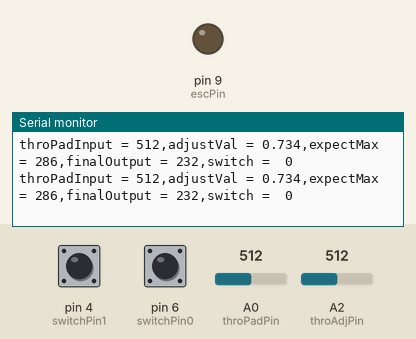
Simulated run of this sketch. Board: Arduino Nano, built with avr-gcc and run on an emulated ATmega328P. Shown: output pins drawn as LEDs (lit = HIGH), the last lines printed to the serial monitor. The test bench sets the inputs (shaded band); at power-on: A0 (throPadPin) = 512, pin 4 (switchPin1) HIGH, pin 6 (switchPin0) HIGH, A2 (throAdjPin) = 512.

Above: at 1.2 s.
1.3 s: A0 (throPadPin) set to 108
At 1.51 s:
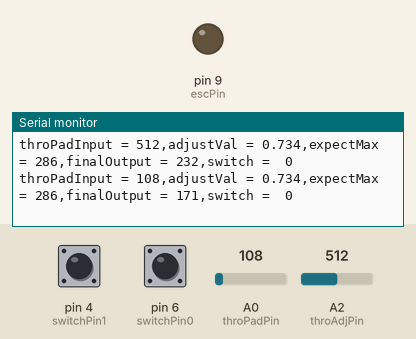
4.3 s: A0 (throPadPin) set to 94
At 4.31 s:
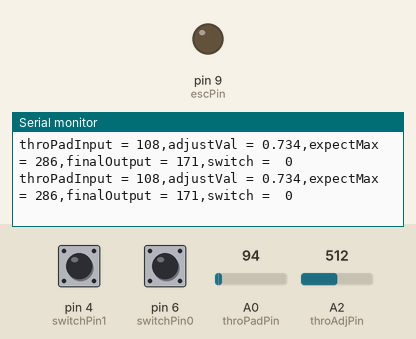
7.3 s: pin 4 (switchPin1) pulled LOW for 1 s
At 7.51 s:
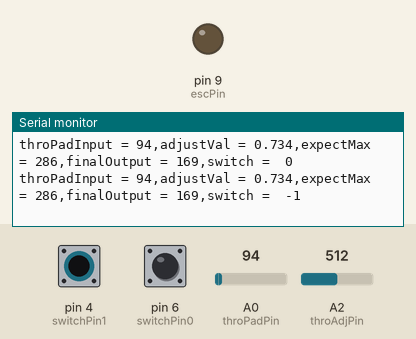
11.3 s: pin 4 (switchPin1) pulled LOW for 1 s
15.3 s: pin 4 (switchPin1) driven LOW
At 15.56 s:
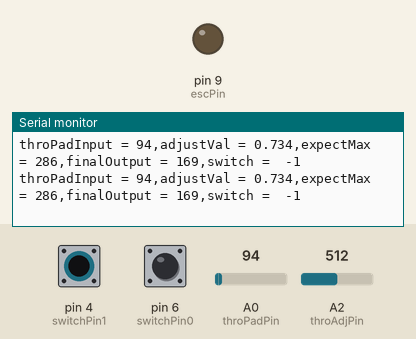
18.3 s: pin 4 (switchPin1) driven HIGH
Timing chart, 0 to 21.3 s (numbered marks = the images above; inputs shaded):
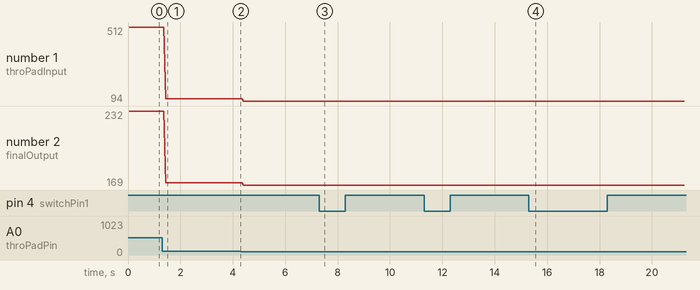

Measured:
- after the input at 1.3 s, the serial monitor: prints a new line after 0.15 s (image 1)
- after the input at 7.3 s, the serial monitor: prints a new line after 0.14 s (image 3)
- after the input at 15.3 s, the serial monitor: prints a new line after 0.11 s (image 4)
- plotted number 1: 512 → 108 after the input at 1.3 s, 108 → 94 after the input at 4.3 s
- plotted number 2: 232 → 171 after the input at 1.3 s, 171 → 169 after the input at 4.3 s

The sketch:

toymotor.ino
```cpp
 //不带遥控功能的儿童电动童车改线性油门
//使用Arduino模拟端口接收霍尔油门踏板信号
//再由数字端口输出PWM信号控制有刷电调驱动双路直流电机
//ardunio nano,火凤凰480A,3S锂电池

int escPin = 9; //舵机接口
int throPadPin = A0;//踏板电位器模拟输入口
int throAdjPin = A2;//油门调整旋钮电位器输入口
int switchPin0 = 6; //前后开关
int switchPin1 = 4;//前后开关

int pulsewidth;//定义脉宽变量

int finalOutput;//计算后最终输出值
int myangle;

int throPadInput;//踏板最终输出
int throAdjInput;//油门调整输入

int throPadMin = 183;//踏板最小
int throPadMax = 863;//踏板最大

int expectMax = 390;//最大油门时踏板电位器值
int expectMaxtemp = 390;//最大油门时踏板电位器值
float expectMaxFloat;;//最大油门时踏板电位器值float

int forwardOutVal = 2480;
int reverseOutVal = 500;

int offsetMin;//期望输入大小偏移
int offsetMax;//实际输入大小偏移
float offset;
float adjustVal;//电位器调整量

int status = 0;//-1后退 0空 1前进


/**************/
int throAdjMax = 1023;
int throAdjmin = 0;
float throLimit = 0;//经过偏移后的百分比值乘以expectMax=390不能小于throPadMin=183
float throAdjOffset;
int throFinalOffset;//经过加上throLimit偏移的计算值
/**************/

//servopulse函数部分(此函数意思:也就是說每次都是0.5ms高電平 1.98ms低電平 然後再0.52ms低電平 17ms延時也是低電平)
void servopulse(int escPin, int finalVal, int outVal) {
  myangle = map(finalVal, throPadMin, throPadMax, 1490, outVal);//370
  digitalWrite(escPin, HIGH); //将舵机接口电平至高
  delayMicroseconds(myangle);//延时脉宽值的微秒数
  digitalWrite(escPin, LOW); //将舵机接口电平至低
}


//开关状态
void getSwitchStat() {
  int val0 = digitalRead(switchPin0);
  int finalVal = digitalRead(switchPin1);
  if (val0 != 0 && finalVal == 0) {
    //Serial.println("REVERSE");
    status = -1;
  }
  if (val0 == 0 && finalVal != 0) {
    //Serial.println("FORWARD");
    status = 1;
  }
  if (val0 == 1 && finalVal == 1) {
    status = 0;
    //Serial.println("NEUTRAL");
  }
}


//servopulse函数部分到此结束
void setup()
{
  pinMode(switchPin0, INPUT_PULLUP);
  pinMode(switchPin1, INPUT_PULLUP);
  pinMode(escPin, OUTPUT); //设定舵机接口为输出接口
  Serial.begin(9600);
  Serial.println("hello world,qq:416800698" ) ;

  throAdjInput = analogRead(throAdjPin);//读取油门调整电位器信号 只在启动一刻处理
  setupAdjOffset(throAdjInput);
  adjustVal = (float)throFinalOffset/1023;//百分化
  expectMaxFloat = (int)(expectMax*(float)adjustVal);
  expectMax = round(expectMaxFloat);//<--------------------------此处若放在循环中会反复计算
  offsetMin = expectMax - throPadMin;
  offsetMax = throPadMax - throPadMin;
  offset = (float)offsetMin / offsetMax;
}


/*******************/


void setupAdjOffset(int throAdjInput){
  throLimit = ((float)throPadMin/expectMax)*throAdjMax;
  throAdjOffset = (throAdjMax-throLimit)/throAdjMax;
  throFinalOffset = throAdjMax -(throAdjMax-throAdjInput)*throAdjOffset;
  Serial.print("throFinalOffset =  ");
  Serial.println(throFinalOffset);
}
/*******************/


void loop()
{
  throPadInput = analogRead(throPadPin);//读取油门踏板信号
  throAdjInput = analogRead(throAdjPin);//读取油门调整电位器信号
  Serial.print("throPadInput = ");
  Serial.print(throPadInput, DEC);

  ////Serial.print(",throAdjInput = ");
  ////Serial.print(throAdjInput, DEC);

  Serial.print(",adjustVal = ");
  Serial.print(adjustVal, 3);

  ////Serial.print(",expectMaxFloat = ");
  ////Serial.print(expectMaxFloat, DEC);

  Serial.print(",expectMax = ");
  Serial.print(expectMax, DEC);

  finalOutput = expectMax - ((throPadMax - throPadInput) * offset);
  Serial.print(",finalOutput = ");
  Serial.print(finalOutput);

  Serial.print(",switch =  ");
  Serial.println(status);

  getSwitchStat();//获取开关状态
  if (status == 1) {
    servopulse(escPin, finalOutput, forwardOutVal); //引用脉冲函数
  }
  if (status == -1) {
    servopulse(escPin, finalOutput+5, reverseOutVal); //引用脉冲函数
  }
  if (status == 0) {
    //无操作
  }
}
```
